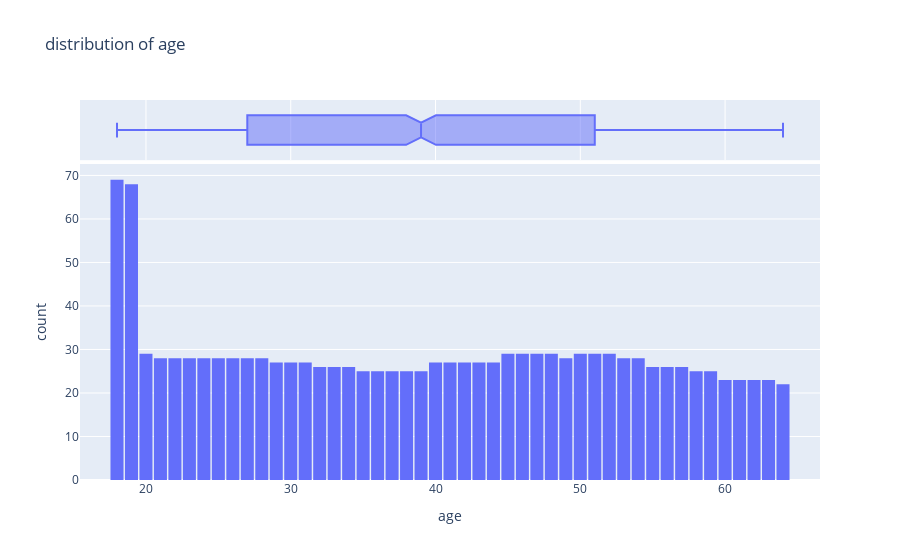

This figure's notebook cell:
### Code cell
fig = px.histogram(medical_df,x = 'age',marginal='box',nbins = 47,title='distribution of age')
fig.update_layout(bargap = 0.1)
fig.show()

### Figure 1 — Plotly figure (JSON) as saved in the notebook; plotly's stock layout.template omitted (floating-point values rounded to 4 significant figures; data arrays with more than 128 entries replaced by an {"elided": "..."} marker saying what was removed)
{"data": [{"alignmentgroup": "True", "bingroup": "x", "hovertemplate": "age=%{x}<br>count=%{y}<extra></extra>", "legendgroup": "", "marker": {"color": "#636efa", "pattern": {"shape": ""}}, "name": "", "nbinsx": 47, "offsetgroup": "", "orientation": "v", "showlegend": false, "type": "histogram", "x": {"elided": "1338 int values"}, "xaxis": "x", "yaxis": "y"}, {"alignmentgroup": "True", "hovertemplate": "age=%{x}<extra></extra>", "legendgroup": "", "marker": {"color": "#636efa"}, "name": "", "notched": true, "offsetgroup": "", "showlegend": false, "type": "box", "x": {"elided": "1338 int values"}, "xaxis": "x2", "yaxis": "y2"}], "layout": {"bargap": 0.1, "barmode": "relative", "legend": {"tracegroupgap": 0}, "title": {"text": "distribution of age"}, "xaxis": {"anchor": "y", "domain": [0, 1], "title": {"text": "age"}}, "xaxis2": {"anchor": "y2", "domain": [0, 1], "matches": "x", "showgrid": true, "showticklabels": false}, "yaxis": {"anchor": "x", "domain": [0, 0.8316], "title": {"text": "count"}}, "yaxis2": {"anchor": "x2", "domain": [0.8416, 1], "matches": "y2", "showgrid": false, "showline": false, "showticklabels": false, "ticks": ""}}}
